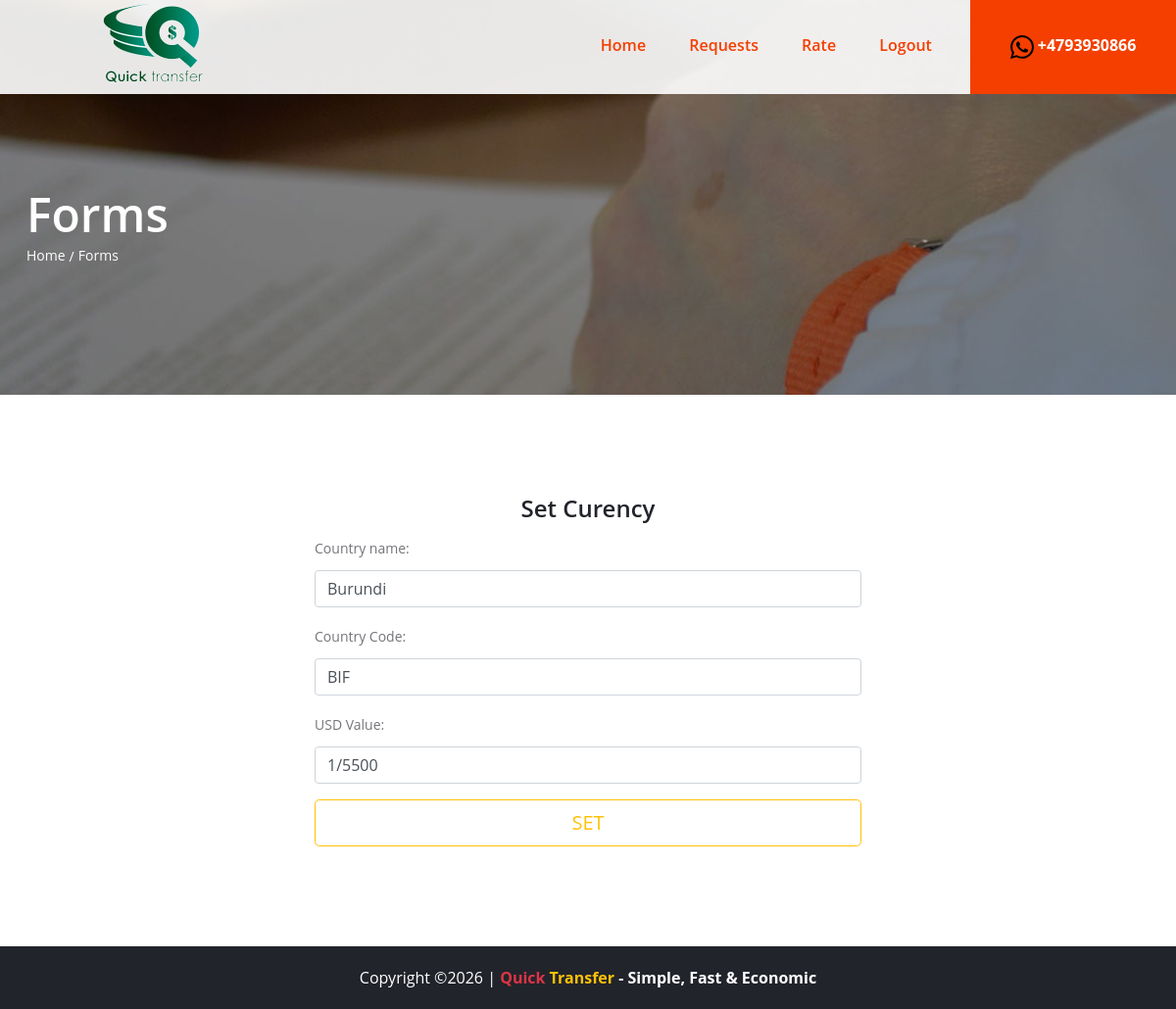
The page /cv-admin/update/2/ (signed in) on the database its author committed.
### currencyConverter/models.py (models this page shows, shortened)
class Country(models.Model):
	id=models.BigAutoField(primary_key=True)
	name = models.CharField(max_length=20)
	currency = models.CharField(max_length=20)
	usd_value = models.CharField(max_length=20)

### currencyConverter/views.py (the view)
# urls.py: path('cv-admin/update/<country_id>/', views.update, name='update'),
@login_required(login_url='/login/')
def update(request, country_id):
	country = Country.objects.get(id=country_id)
	form = CountryForm(request.POST,  instance=country)
	if(request.method == 'POST'):
		if(form.is_valid()):
			form.save()
			return redirect('admin')
	form = CountryForm(instance=country)
	return render(request, "forms.html", locals())

### currencyConverter/forms.py
class CountryForm(forms.ModelForm):
	name = forms.CharField( widget=forms.TextInput(
		attrs={'placeholder':'Country name','class':'form-control'}),
		label='Country name'
		)
	currency = forms.CharField( widget=forms.TextInput(
		attrs={'placeholder':'Currency','class':'form-control'}),
		label='Country Code'
		)
	usd_value = forms.CharField(widget=forms.TextInput(
			attrs={'placeholder':'Country currency usd value','class':'form-control'}),
		label='USD Value'
		)
	class Meta:
		model = Country
		fields = '__all__'

### currencyConverter/templates/forms.html (shortened to what this page needs)
{% extends 'index.html' %}
{% load static %}
{% block banner %}
    <section class="page-top-section set-bg" data-setbg=" {% static 'img/page-top-bg/1.jpg' %} ">
        <div class="container">
            <h2>Forms</h2>
            <nav class="site-breadcrumb">
                <a class="sb-item" href="#">Home</a>
                <span class="sb-item active">Forms</span>
            </nav>
        </div>
    </section>
{% endblock %}
{% block content %}
{% if form %}
    <section class="form-section spad">
        <div class="container">
            <div class="row">
                <div class="col-lg-6 col-sm-12 offset-lg-3">
                    <div class="full">
                      <h4 class="card-title text-center">Set Curency</h4>
                        <form method="post" enctype="multipart/form-data" action="." class="form-signin">
                            <fieldset>
                               {{ form.as_p }}
                                <button class="btn btn-lg btn-outline-warning theme_color btn-block text-uppercase" type="submit">Set</button>
                            </fieldset>
                        </form>
                    </div>
                </div>
            </div>
        </div>
    </section>
{% endif %}
{% endblock %}

### currencyConverter/static/css/style.css (style rules this page uses)
html, body { height: 100%; font-family: "Open Sans", sans-serif; -webkit-font-smoothing: antialiased; font-smoothing: antialiased; }
h1, h2, h3, h4, h5, h6 { margin: 0; color: #22242b; font-weight: 600; }
h2 { font-size: 36px; }
h4 { font-size: 24px; }
p { font-size: 14px; color: #74757b; line-height: 2; }
.set-bg { background-repeat: no-repeat; background-size: cover; background-position: top center; }
.spad { padding-top: 102px; padding-bottom: 102px; }
.page-top-section { height: 403px; padding-top: 190px; }
.page-top-section h2 { font-size: 48px; color: #fff; }
.site-breadcrumb .sb-item { font-size: 14px; color: #fff; position: relative; padding-right: 9px; }
.site-breadcrumb .sb-item:after { position: absolute; content: "/"; font-size: 14px; color: #fff; right: 0; top: 0; }
.site-breadcrumb .sb-item:last-child:after { display: none; }
@media (min-width: 1200px) { .container { max-width: 1176px; } }

### rows shown on the page
Country: name "Burundi", currency "BIF", usd_value "1/5500"
